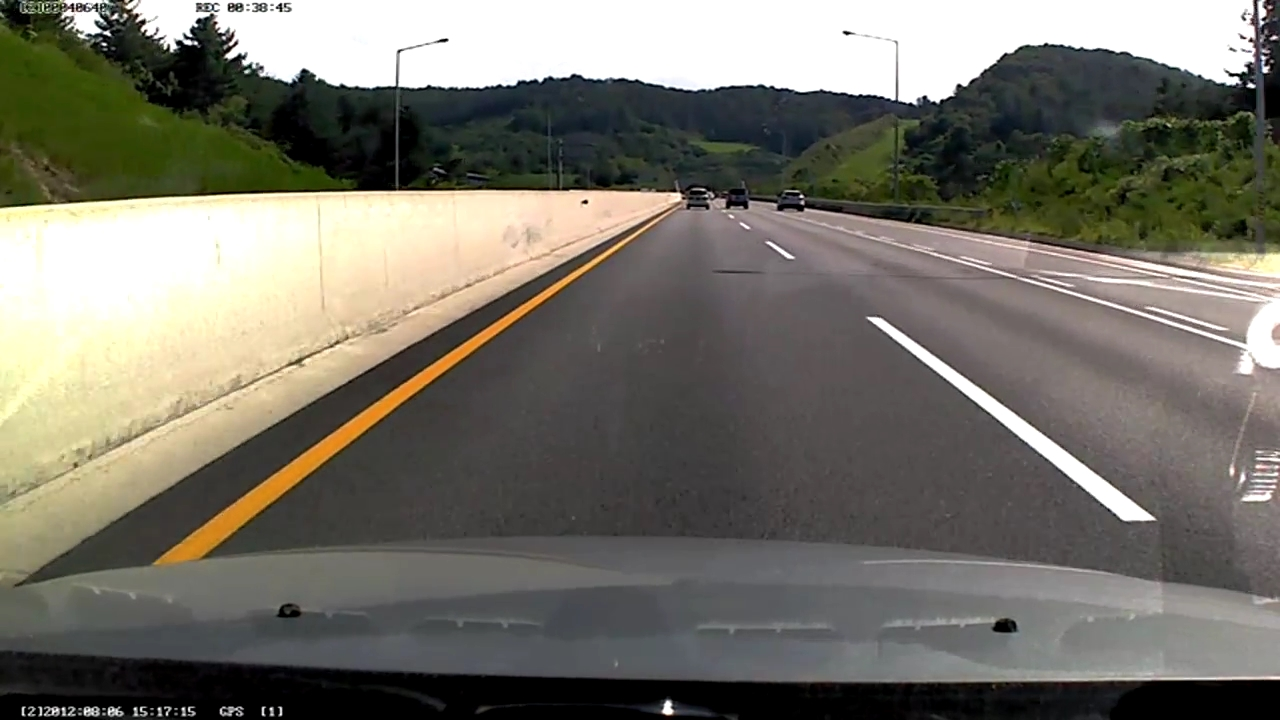
//> input picture Tutorial/Tutorial_Line_Detection/Lane_test_img.JPG, 1280 x 720 px
$ ./Hough_Line_Transform_Student   (built with g++ and OpenCV 4)
//> lines starting //> are read from the running program, lines starting //| are printed output that depends on the picture; after the words box and inside, x2 and y2 are one past the last pixel; in counts of white or black regions, pixels touching at a corner belong together
#include "opencv2/imgcodecs.hpp"
#include "opencv2/highgui.hpp"
#include "opencv2/imgproc.hpp"
using namespace cv;
using namespace std;

int main(int argc, char** argv)
{
	// Declare the output variables
	Mat dst, cdst, cdstP, edges;

	// Loads an image
	const char* filename = "Lane_test_img.jpg";
	Mat src = imread(filename, IMREAD_GRAYSCALE);
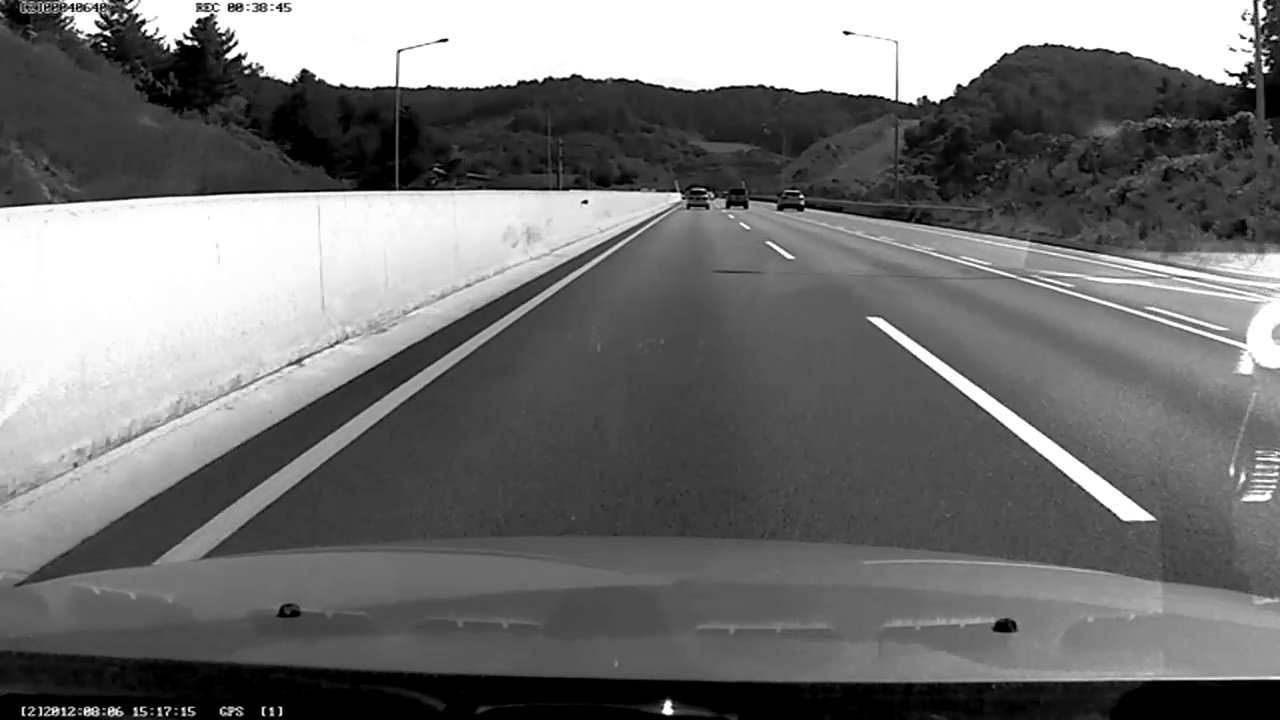
//> src: 720 rows x 1280 cols, CV_8UC1; min 0, max 255, mean 114.7

	// Check if image is loaded fine
	if (src.empty()) {
		printf(" Error opening image\n");
		return -1;
	}

	// Edge detection
	//
	// ADD YOUR CODE HERE
	Canny(src, edges, 50, 200, 3);
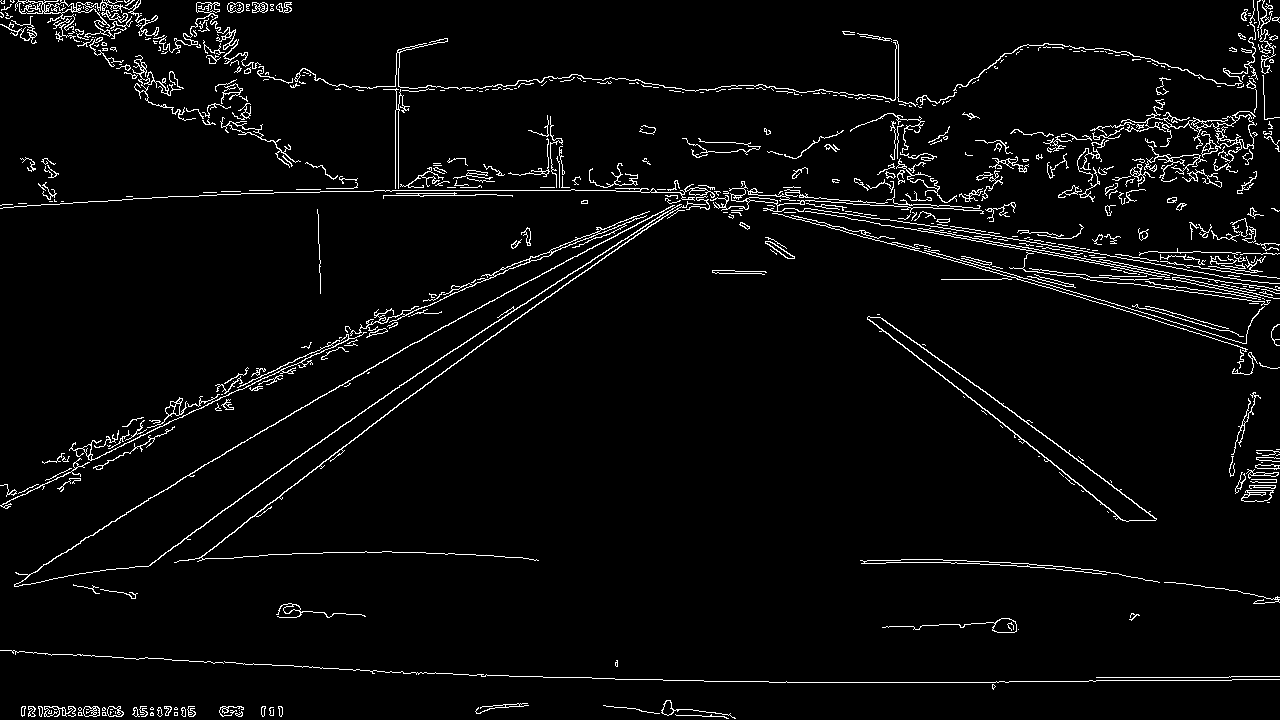
//> edges: 720 rows x 1280 cols, CV_8UC1; 3.8% white in thin lines or dots


	// Copy edge results to the images that will display the results in BGR
	//
	// ADD YOUR CODE HERE
	cvtColor(edges, cdst, COLOR_GRAY2BGR);
//> cdst: 720 rows x 1280 cols, CV_8UC3; 3.8% white in thin lines or dots
	cdstP = cdst.clone();


	// (Option 1) Standard Hough Line Transform
	//
	// ADD YOUR CODE HERE
	vector<Vec2f> lines;
	HoughLines(edges, lines, 1, CV_PI / 180, 150, 0, 0);
//> lines = 189 lines (rho, theta), first 12: [190, 1.57], [5, 1.83], [454, 1.13], [2, 1.83], [-15, 1.85], [-13, 1.85], [540, 0.99], [545, 0.96], [504, 1.05], [197, 1.55], [65, 1.75], [59, 1.75]

	// Draw the detected lines
	for (size_t i = 0; i < lines.size(); i++)
	{
		float rho = lines[i][0], theta = lines[i][1];
		Point pt1, pt2;
		double a = cos(theta), b = sin(theta);
		double x0 = a * rho, y0 = b * rho;
		pt1.x = cvRound(x0 + 1000 * (-b));
		pt1.y = cvRound(y0 + 1000 * (a));
		pt2.x = cvRound(x0 - 1000 * (-b));
		pt2.y = cvRound(y0 - 1000 * (a));
		line(cdst, pt1, pt2, Scalar(0, 0, 255), 3, LINE_AA);
	}
//> this loop made 189 passes
//> (rho, theta, a, b, x0, y0) on passes 1 to 3: (190, 1.57, -4.37e-08, 1, -8.31e-06, 190), (5, 1.83, -0.259, 0.966, -1.29, 4.83), (454, 1.13, 0.423, 0.906, 191.9, 411.5)
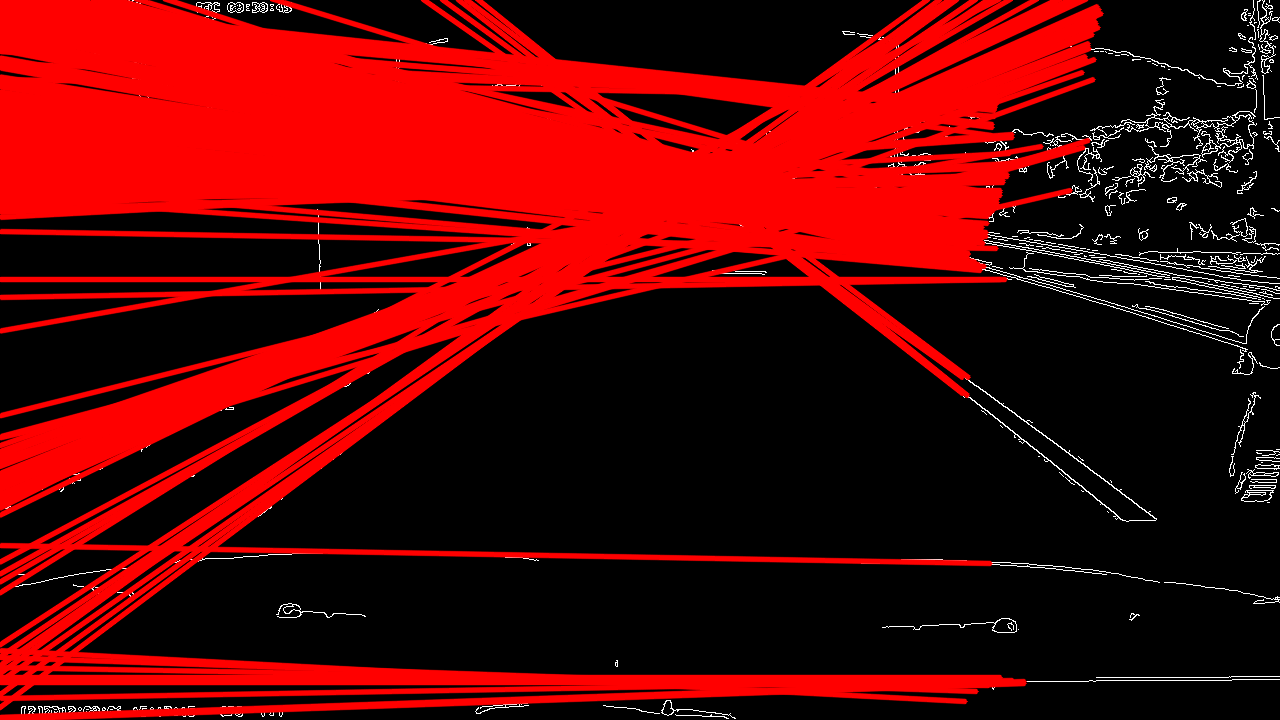
//> cdst: 720 rows x 1280 cols, CV_8UC3; mean B, G, R 3.7, 3.7, 89.7


	// (Option 2) Probabilistic Line Transform
	//
	// ADD YOUR CODE HERE
	vector<Vec4i> linesP;
	HoughLinesP(edges, linesP, 1, CV_PI / 180, 50, 50, 10);
//> linesP = 183 lines (x1, y1, x2, y2), first 8: [374, 190, 615, 190], [198, 468, 458, 318], [196, 529, 453, 349], [1115, 254, 1252, 275], [789, 208, 1073, 258], [121, 445, 350, 338], [798, 216, 879, 237], [804, 208, 975, 232]

	// Draw the lines
	for (size_t i = 0; i < linesP.size(); i++)
	{
		Vec4i l = linesP[i];
		line(cdstP, Point(l[0], l[1]), Point(l[2], l[3]), Scalar(0, 0, 255), 3, LINE_AA);
	}
//> this loop made 183 passes
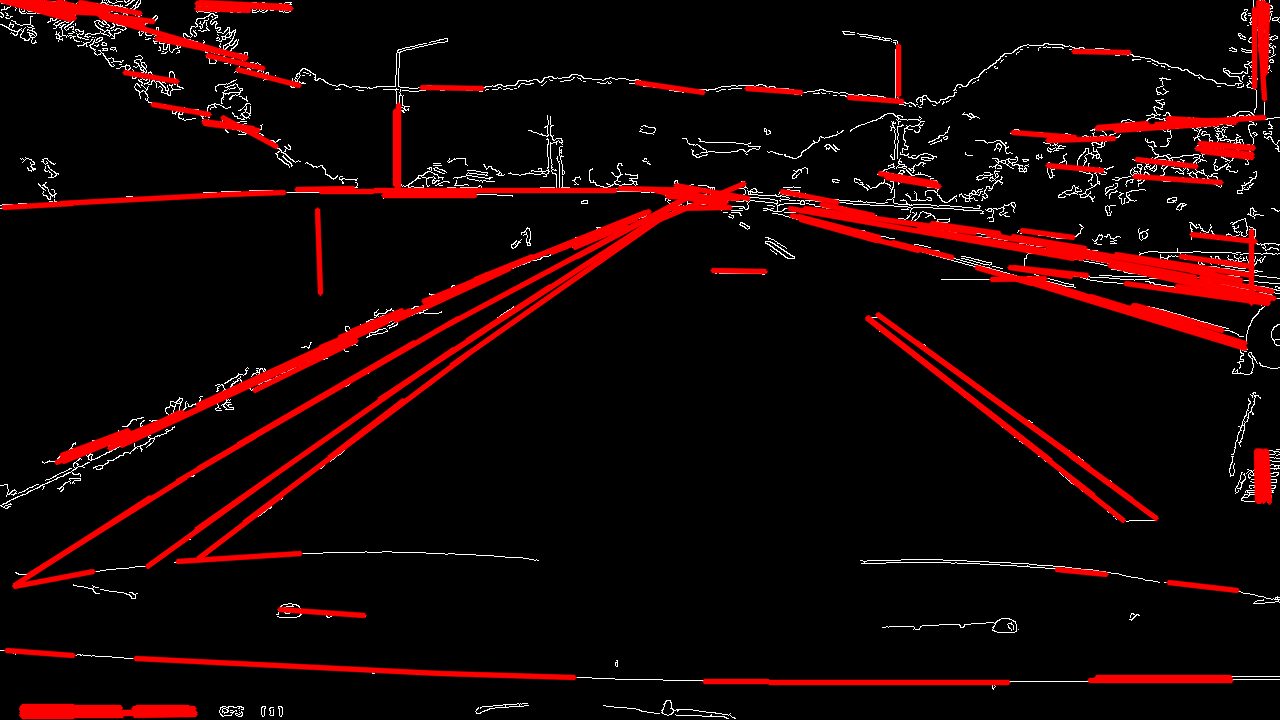
//> cdstP: 720 rows x 1280 cols, CV_8UC3; mean B, G, R 4.7, 4.7, 23.8

	// Show results
	imshow("Source", src);
	imshow("Detected Lines (in red) - Standard Hough Line Transform", cdst);
	imshow("Detected Lines (in red) - Probabilistic Line Transform", cdstP);

	// Wait and Exit
	waitKey();
	return 0;
}

$ run again, with Tutorial/Tutorial_Line_Detection/TrafficSign1.png saved as Tutorial/Tutorial_Line_Detection/Lane_test_img.JPG
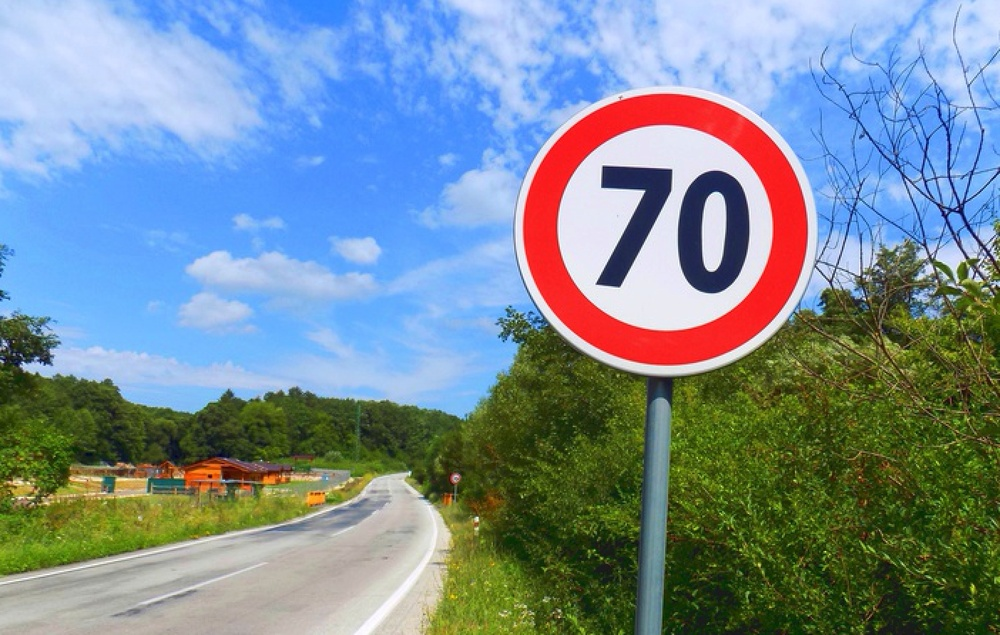
//> input picture Tutorial/Tutorial_Line_Detection/TrafficSign1.png, 1000 x 635 px, shrunk from 1404 x 892 before the run
//> `Canny(src, edges, 50, 200, 3);`:
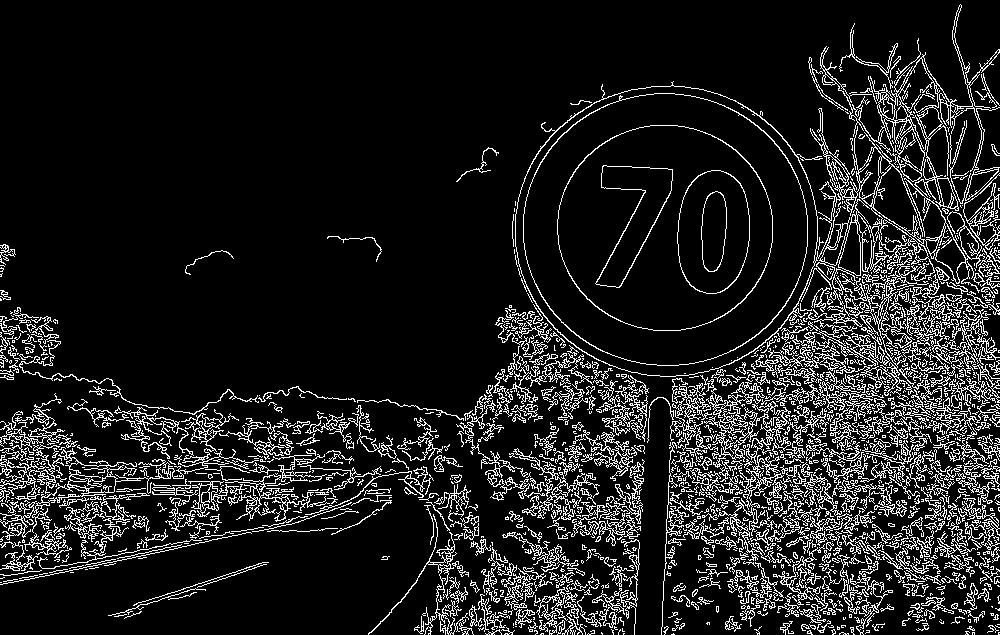
//> edges: 635 rows x 1000 cols, CV_8UC1; 11.9% white in thin lines or dots
//> lines = 5161 lines (rho, theta), first 12: [572, 1.36], [570, 1.36], [504, 1.48], [571, 1.34], [567, 1.38], [501, 1.47], [495, 1.55], [499, 1.48], [497, 1.5], [452, 1.68], [464, 1.55], [484, 1.61]
//> the loop `for (size_t i = 0; i < lines.size(); i++)` made 5161 passes
//> (rho, theta, a, b, x0, y0) on passes 1 to 3: (572, 1.36, 0.208, 0.978, 118.9, 559.5), (570, 1.36, 0.208, 0.978, 118.5, 557.5), (504, 1.48, 0.0872, 0.996, 43.93, 502.1)
//> linesP = 808 lines (x1, y1, x2, y2), first 8: [189, 496, 309, 498], [670, 426, 951, 401], [530, 460, 643, 450], [736, 370, 887, 338], [1, 481, 78, 474], [484, 631, 561, 554], [771, 527, 999, 543], [682, 454, 879, 426]
//> the loop `for (size_t i = 0; i < linesP.size(); i++)` made 808 passes
//> after the loop `for (size_t i = 0; i < linesP.size(); i++)`:
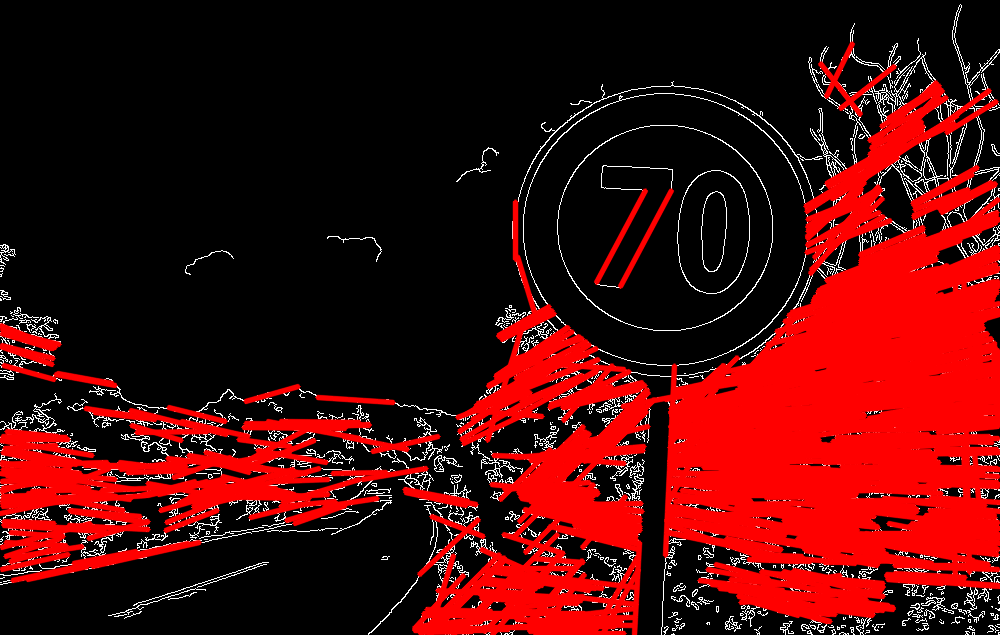
//> cdstP: 635 rows x 1000 cols, CV_8UC3; mean B, G, R 8.7, 8.7, 77

$ run again, with Tutorial/Tutorial_Line_Detection/eyepupil.png saved as Tutorial/Tutorial_Line_Detection/Lane_test_img.JPG
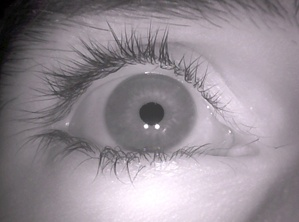
//> input picture Tutorial/Tutorial_Line_Detection/eyepupil.png, 299 x 222 px
//> `Canny(src, edges, 50, 200, 3);`:
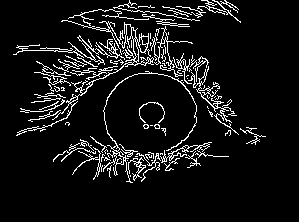
//> edges: 222 rows x 299 cols, CV_8UC1; 8% white in thin lines or dots, all inside (x1, y1, x2, y2) = (13, 0, 266, 183)
//> lines = empty
//> linesP = 36 lines (x1, y1, x2, y2), first 8: [112, 9, 234, 115], [102, 78, 167, 36], [49, 79, 225, 1], [66, 150, 139, 153], [38, 119, 207, 1], [39, 50, 207, 61], [66, 102, 163, 34], [162, 153, 228, 156]
//> the loop `for (size_t i = 0; i < linesP.size(); i++)` made 36 passes
//> after the loop `for (size_t i = 0; i < linesP.size(); i++)`:
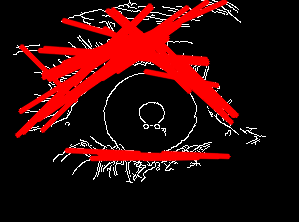
//> cdstP: 222 rows x 299 cols, CV_8UC3; mean B, G, R 8, 8, 49
